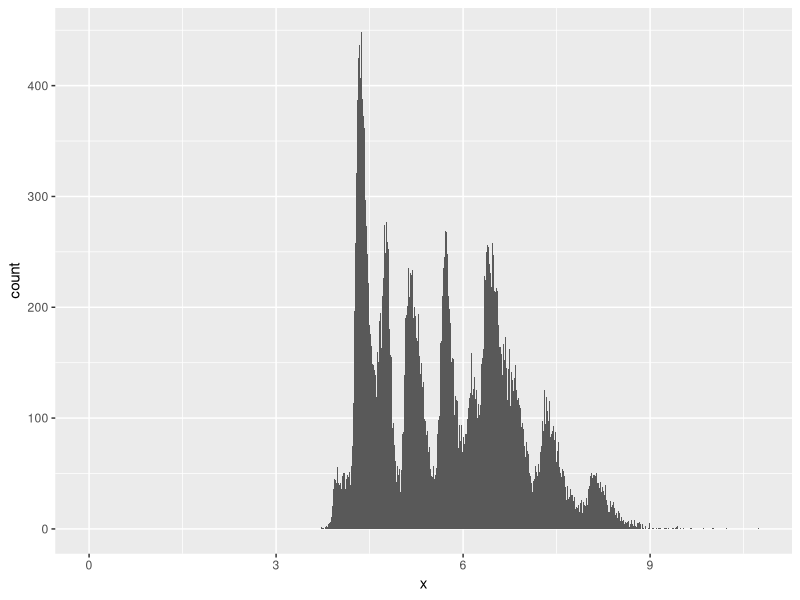
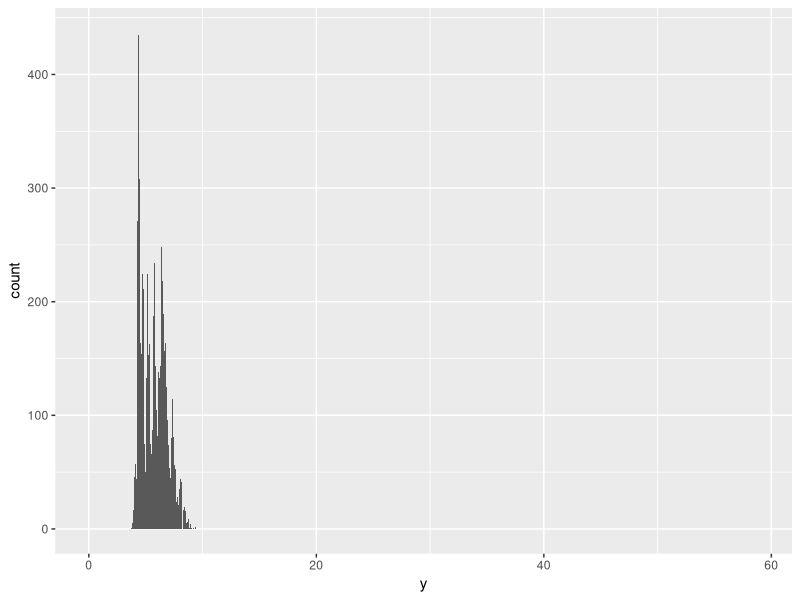
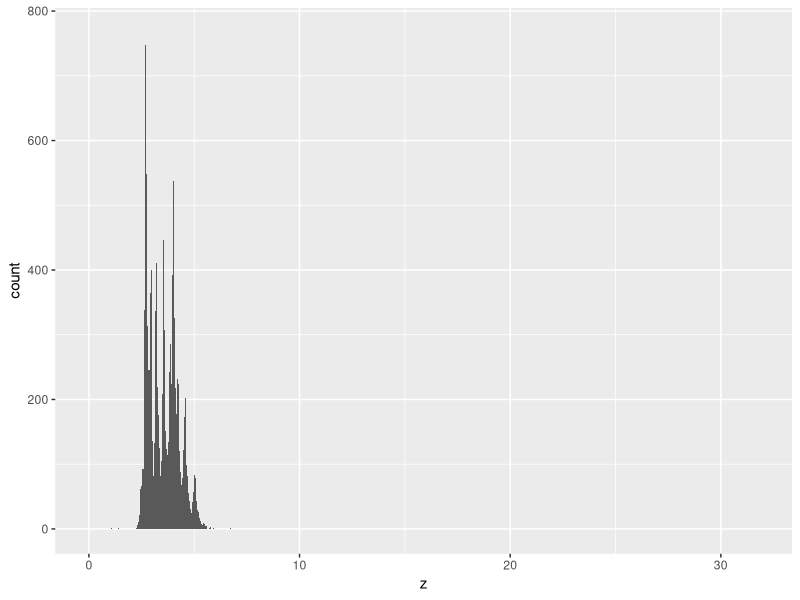
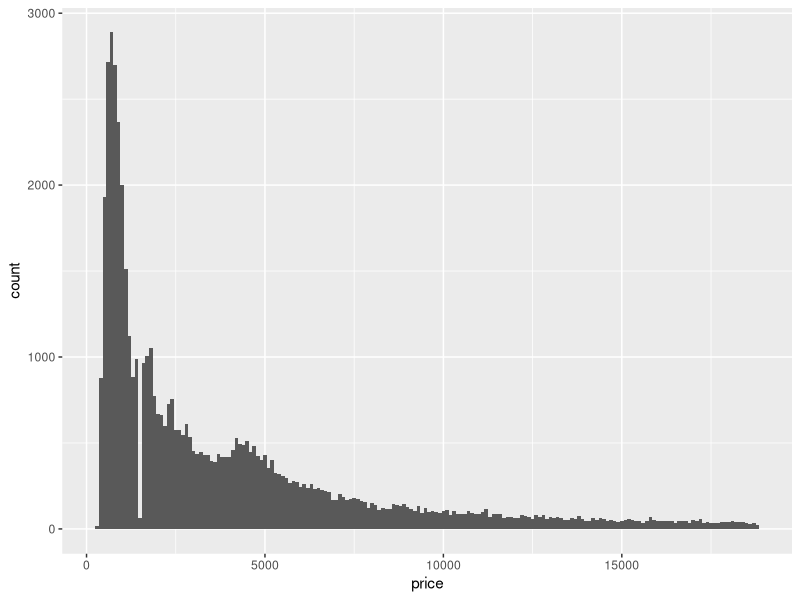
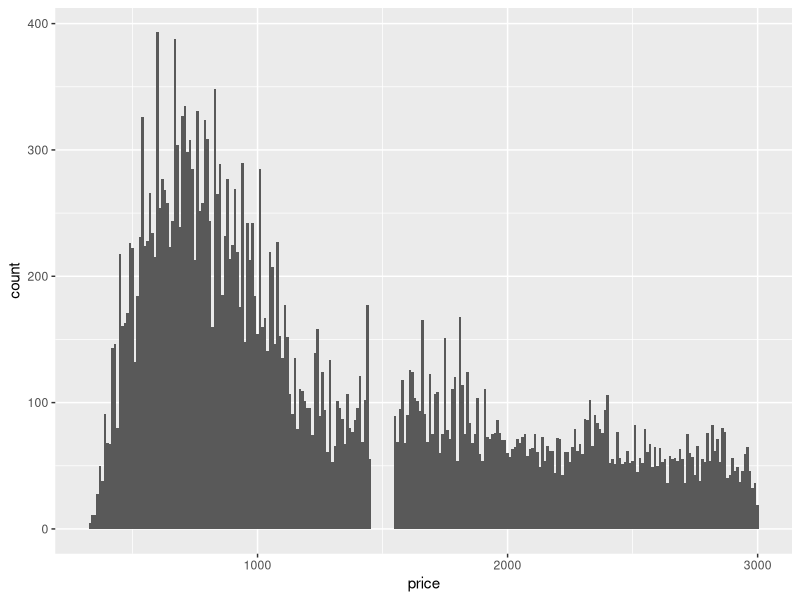
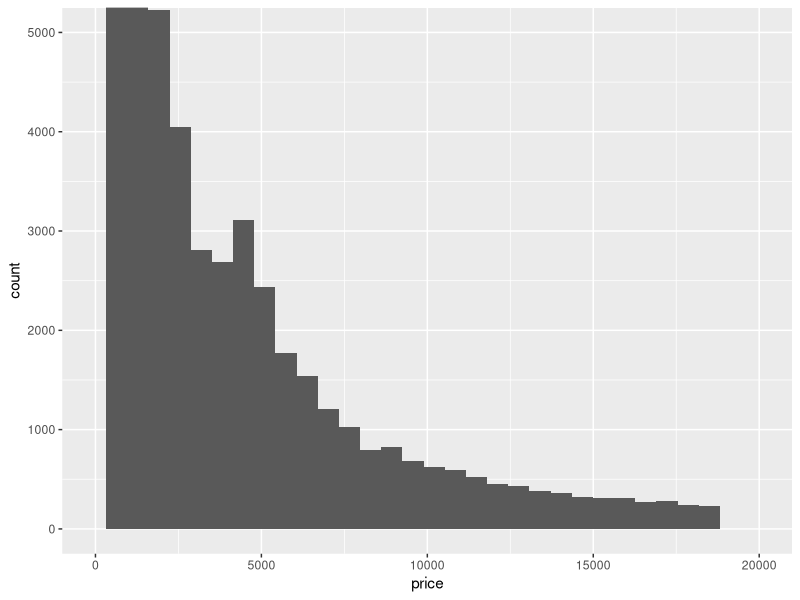
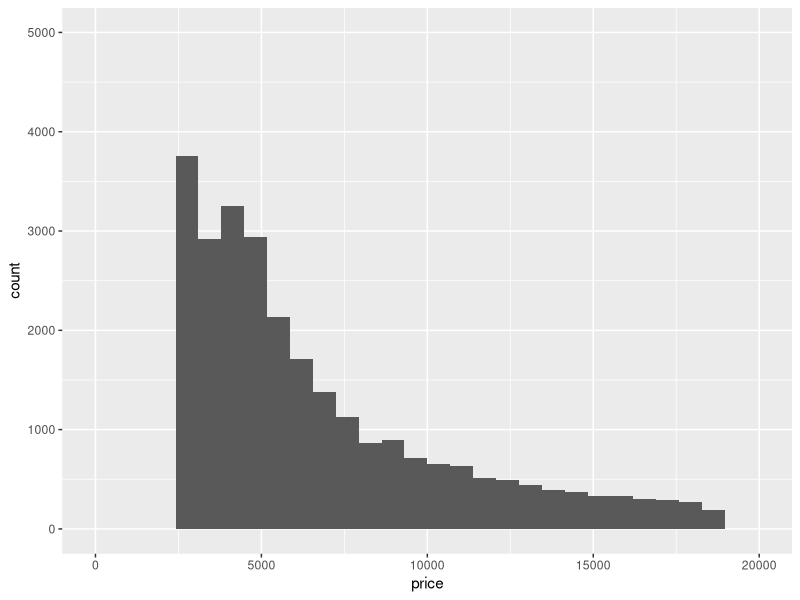

R code for these plots, in order:
## ---- chunk 1
knitr::opts_chunk$set(echo = TRUE)
## ---- chunk 2
library(tidyverse)
## ---- chunk 3
summary(select(diamonds, x, y, z))

ggplot(data = diamonds) +
  geom_histogram(mapping = aes(x = x), binwidth = 0.01)

ggplot(data = diamonds) +
  geom_histogram(mapping = aes(x = y), binwidth = 0.01)

ggplot(data = diamonds) +
  geom_histogram(mapping = aes(x = z), binwidth = 0.01)

## ---- chunk 4
ggplot(data = diamonds) +
  geom_histogram(mapping = aes(x = price), binwidth = 100, center = 0)

ggplot(filter(diamonds, price < 3000)) +
  geom_histogram(mapping = aes(x = price), binwidth = 10, center = 0)

## ---- chunk 5
diamonds %>%
  filter(carat == 0.99) %>%
  count(carat)
diamonds %>%
  filter(carat == 1) %>%
  count(carat)
## ---- chunk 6
ggplot(diamonds) +
  geom_histogram(mapping = aes(x = price)) +
  coord_cartesian(xlim = c(0, 20000), ylim = c(0, 5000))

ggplot(diamonds) +
  geom_histogram(mapping = aes(x = price)) +
  xlim(0, 20000) +
  ylim(0, 5000)

